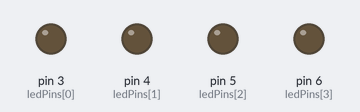
Recording of a sketch running on a simulated Arduino Uno, built with avr-gcc and run on an emulated ATmega328P. Shown: output pins drawn as LEDs (lit = HIGH).

Above: at 0.1 s.
At 0.7 s:
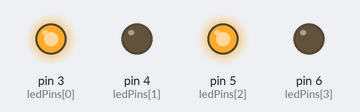
At 1.3 s:
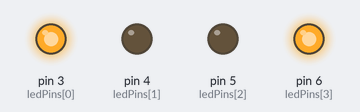
At 2.3 s:
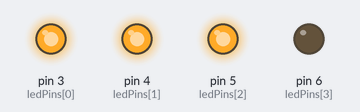
At 3.1 s:
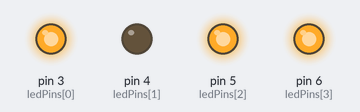
At 4.3 s:
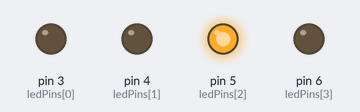
Timing chart, 0 to 4.6 s (numbered marks = the images above):
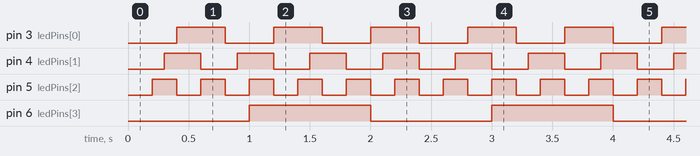

Measured:
- by itself, pin 3 (ledPins[0]): alternates HIGH for 0.40 s and LOW for 0.40 s
- by itself, pin 4 (ledPins[1]): alternates HIGH for 0.30 s and LOW for 0.30 s
- by itself, pin 5 (ledPins[2]): alternates HIGH for 0.20 s and LOW for 0.20 s
- by itself, pin 6 (ledPins[3]): alternates HIGH for 1.0 s and LOW for 1.0 s

The sketch:

blinkMultipleLEDs_loopANDarrays.ino
```cpp
/*
 * Creation & Computation - Digital Futures, OCAD University
 * Kate Hartman / Nick Puckett
 *
 * Blink multiple LEDs at different rates using timers
 * This example uses an array and a loop to clean up the code
 * Functionally the same as the blinkMultipleLEDs sketch
 *
 */


int ledPins[] = {3,4,5,6}; //define the pin numbers
int blinkRates[] = {400,300,200,1000};  //define the blinking Rates
boolean ledStates[] = {false,false,false,false};  //define the current states
long lastTimeYouBlinked[] ={0,0,0,0};   //define the stored time value

int ledTotal = sizeof(ledPins) / sizeof(int);   //this function tells you how big the array is.
                                                //we use this to define our loops


void setup() {
  // put your setup code here, to run once:

for(int i=0;i<ledTotal;i++)                   //for loop to set the value of the pins
{
pinMode(ledPins[i],OUTPUT);
}

Serial.begin(9600); //turn on the Serial port so we can print values
}

void loop() {


for(int i=0;i<ledTotal;i++)                             //another loop to check the values for each of the pins
{                                                       //the loop/array let us write the function only once and letting the compiler run through the list of values
  if(millis()-lastTimeYouBlinked[i]>=blinkRates[i])
  {
  ledStates[i] = !ledStates[i];
  lastTimeYouBlinked[i] = millis();
  }

digitalWrite(ledPins[i],ledStates[i]);
}

}
```
